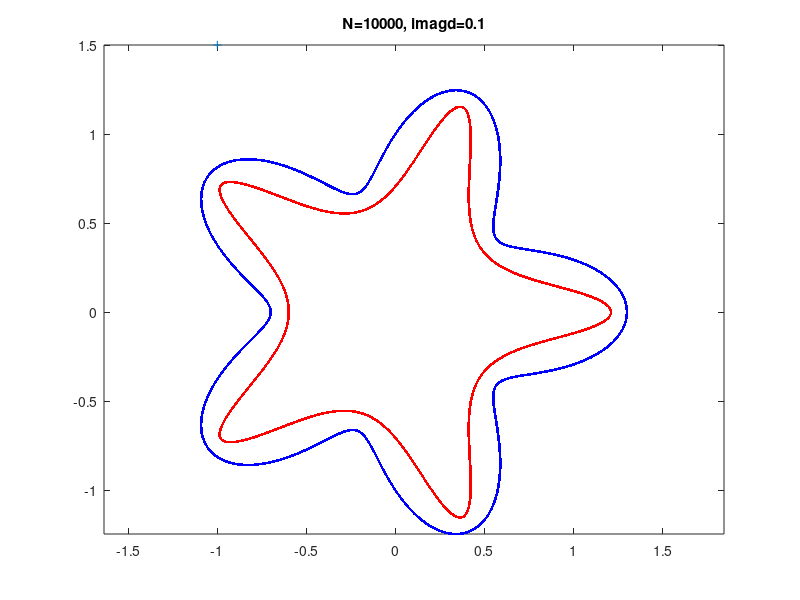

MATLAB code to generate this figure: (Note: this script raises an error after producing the figure.)
% driver code for 2D Helmholtz exterior scattering from smooth domain.
% using MFS and FLAM FDS. Small example to test: FLAM and FMM2D.

% Barnett 3/25/19. 4/8/19: added FMM2D

clear;
v = 1;        % verbosity: 0 = text only, 1 = total potential plot

k = 30;    % wavenumber (fix all params if want to compare to ue value below)

b = 1; a = .3; w = 5;    % try 25;        % smooth wobbly radial shape params
R = @(t) b*(1 + a*cos(w*t));

ti = -pi/6; ui = @(x) exp(1i*k*(cos(ti)*real(x)+sin(ti)*imag(x))); % u_inc
x0 = -1 + 1.5i;   % scatt wave soln test pt.  Note pts are in complex notation

N = 1e4;         % overkill by factor 20, but good for test evalmeth='f'.
evalmeth = 'f';   % summation method for pot eval: 'd' direct slow, 'f' FMM.

% MFS: t = surface pt struct, s = source pt struct
M = round(1.2*N);         % # bdry pts
t.t = (1:M)'/M*2*pi; t.x = exp(1i*t.t).*R(t.t);  % bdry pts
s.t = (1:N)'/N*2*pi; s.x = exp(1i*s.t).*R(s.t);  % MFS src pts
imagd = 0.1;                   % Note for imagd=0.1 in this BVP, rank(A)<600
s.t = 1i*imagd + (1:N)'/N*2*pi; s.x = exp(1i*s.t).*R(s.t);
fprintf('min src ppw = %.3g; bdry ppw = %.3g\n',2*pi/(k*max(abs(diff(s.x)))),2*pi/(k*max(abs(diff(t.x)))))
if v, figure(1); clf; plot(t.x, 'b.-'); hold on; plot(s.x, 'r.'); plot(x0,'+');
  axis equal; title(sprintf('N=%d, imagd=%g',N,imagd)); hold off; drawnow; end

% convert to real coords: rx = surface pts (rows), cx = source pts (cols)...
rx = [real(t.x(:))'; imag(t.x(:))']; cx = [real(s.x(:))'; imag(s.x(:))'];

% linear solver choice...
meth = 'r';  % 'l'=dense LU, 'q'=dense QR (both O(N^3)); 'r'=FLAM rskel

flampar.rank_or_tol = 1e-12;
flampar.p=64;  % num proxy pts (should depend on eps)
flampar.opts = []; flampar.opts.verb = 0;
flampar.occ=128;    % max pts per box for quadtree

% params for LSQ
lsqpar.meth = 'u';  % 'u'=underdetermined, 'o'=overdetermined
lsqpar.tau = eps^(-1/3);  % constraint weighting
lsqpar.lambda = 1e-6;  % regularization in OLS
lsqpar.qr = 'q';   % 'q'=qr, 's'=spqr (needs SuiteSparse)
lsqpar.refine = 0;      % 0 or 1

F = factor(k,rx,cx,meth,flampar,lsqpar);  % direct solve, into struct fac
if meth~='r', fprintf('eps-rank of A : %d\n',rank(F.A,1e-14*normest(F.A))), end
rhs = -ui(t.x);     % eval uinc on bdry
co = solve(F,rhs,meth);
nrm = norm(co);
ur = mfseval(k,[real(t.x)';imag(t.x)'],cx,co,evalmeth);  % apply A to co
rrms = norm(ur(:) - rhs)/sqrt(M);

u = mfseval(k,[real(x0);imag(x0)],cx,co,'d');   % one targ: always use direct

ue =  -0.764438165507287 +     0.357188677072235i;  % true val (a=.3,w=5,k=30)
disp('      N       resid rms      u err at pt   soln 2-norm:')
Ns = N;
format short g; disp([Ns(:), rrms, abs(u-ue), nrm]); format long g

m = 1e3;    % check at this many new shifted-grid bdry pts
clear b; b.t = (0.5:m-0.5)'/m*2*pi; b.x = exp(1i*b.t).*R(b.t);
ub = mfseval(k,[real(b.x)';imag(b.x)'],cx,co,evalmeth);
utotb = ub + ui(b.x).';                 % physical potential on bdry
fprintf('bdry rms err: %.3g \n', norm(utotb)/sqrt(m)) % u_tot on bdry = 0?

if v, dx = 0.01; xmax = 2.0; g = -xmax:dx:xmax;      % image plot grid
  [xx yy] = meshgrid(g,g);
  ii = ~insideradfunc(R,xx+1i*yy);
  xx = xx(ii)'; yy = yy(ii)';       % row vecs of ext targ coords only
  tic; uu = mfseval(k,[xx;yy],cx,co,evalmeth);
  fprintf('grid eval %.3g s\n',toc);
  uu = uu + ui([xx + 1i*yy]);   % add incident to get physical potential (rows)
  ug = nan*ii; ug(ii) = uu;     % overwrite ext only
  figure(2); clf; imagesc(g,g,real(ug)); caxis(2*[-1 1]); axis equal tight xy
  colorbar; hold on; plot(t.x,'-');
end
